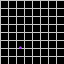
Frame 1 (no input)
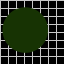
Frame 60 (the mouse pressed at the canvas centre just before this capture)
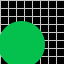
Frame 120 (the mouse held since frame 60 and released just before this capture)

The Processing sketch that drew these frames (run headless with seeded random() and noise(); from frame 60 on, the mouse is pressed at the canvas centre):

// Processing sketch: generate_train_vids_gen1
// ── generate_train_vids_gen1.pde
float x, y;
float vx, vy, vg;
float dim;
color c;
String folder;
int numframes = 32;
int count;

void setup() {
  size(64, 64);
  reset();
}

void reset() {
  count = floor(frameCount/numframes);
  String base = "";
  if (count < 200) base = "Train-gen1/";
  else if (count < 250) base = "Val-gen1/";
  else if (count < 260) base = "Test-gen1/";
 
  folder = base + nf(count, 4);
  c = color(random(255), random(255), random(255));
  x = random(10, width-10);
  y = random(10, width-10);
  dim = random(-10, 30);
  vg = random(1, 2);
  vx = random(-1, 1);
  vy = random(-1, 1);
}
void draw() {
  background(0);
  stroke(200);
  for (int xn = 0; xn < width+1; xn += 8) line(xn, 0, xn, height);
  for (int yn = 0; yn < height+1; yn += 8) line(0,yn,width,yn);
  int fc = frameCount%numframes; 
  if (fc==0) reset();
  if (count < 260) {
    noStroke();
    fill(c);
    ellipse(x, y, dim, dim);
    dim += vg;
    save(folder+"/"+nf(fc, 2)+".png");
  }
}
